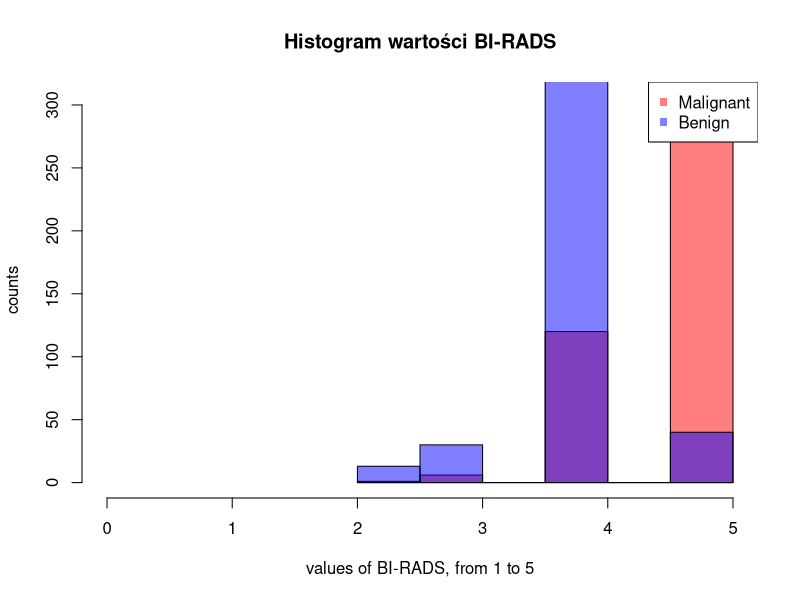
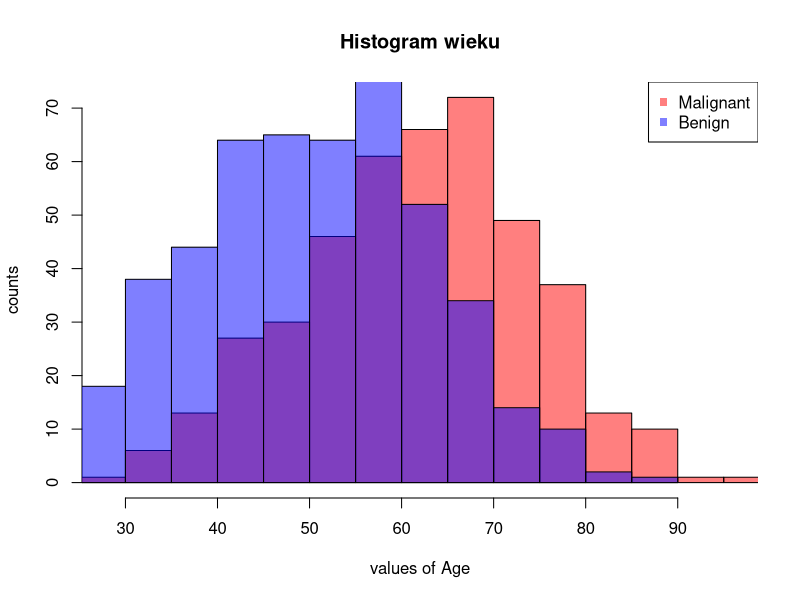
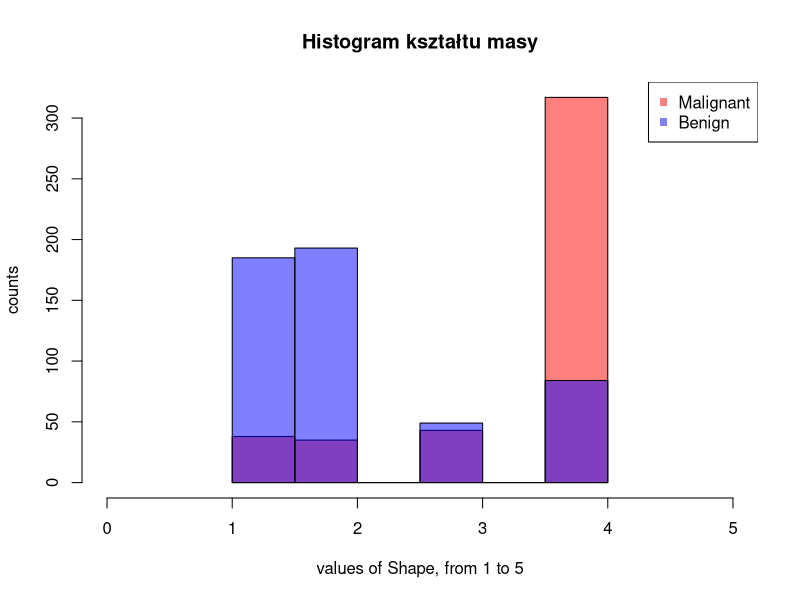
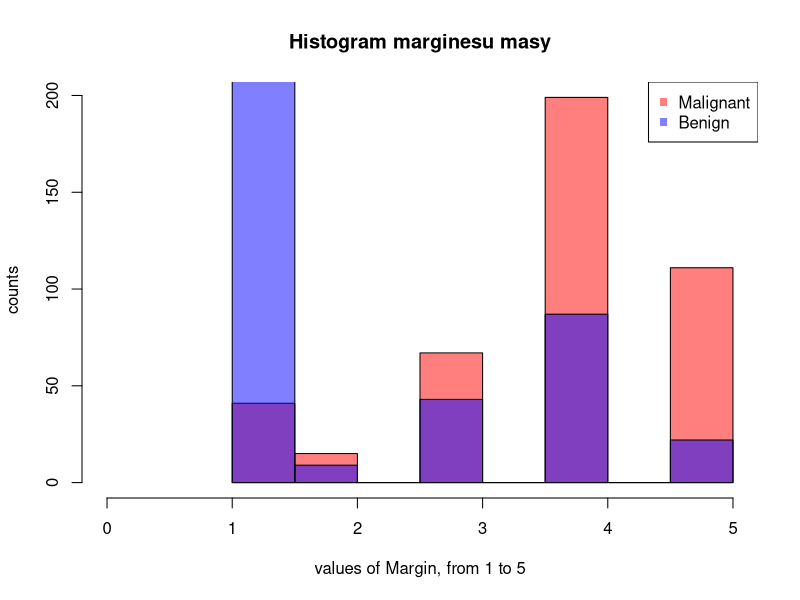
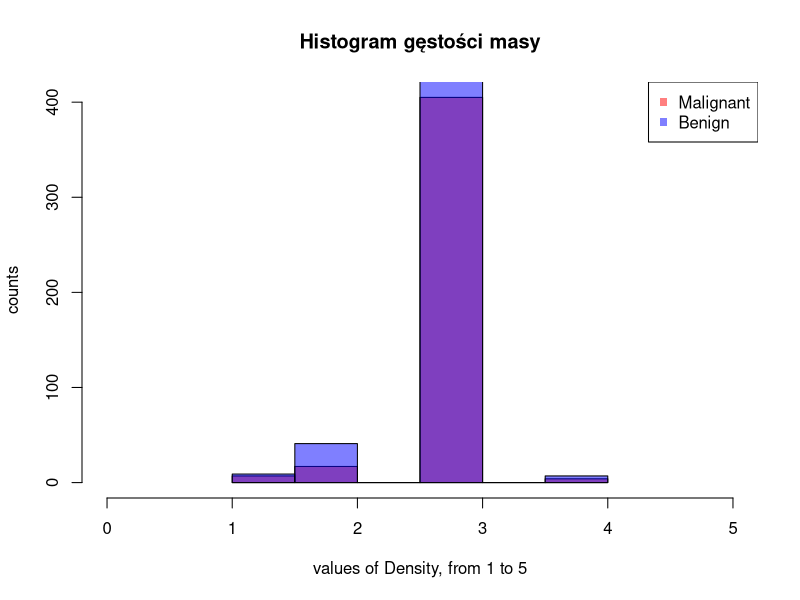
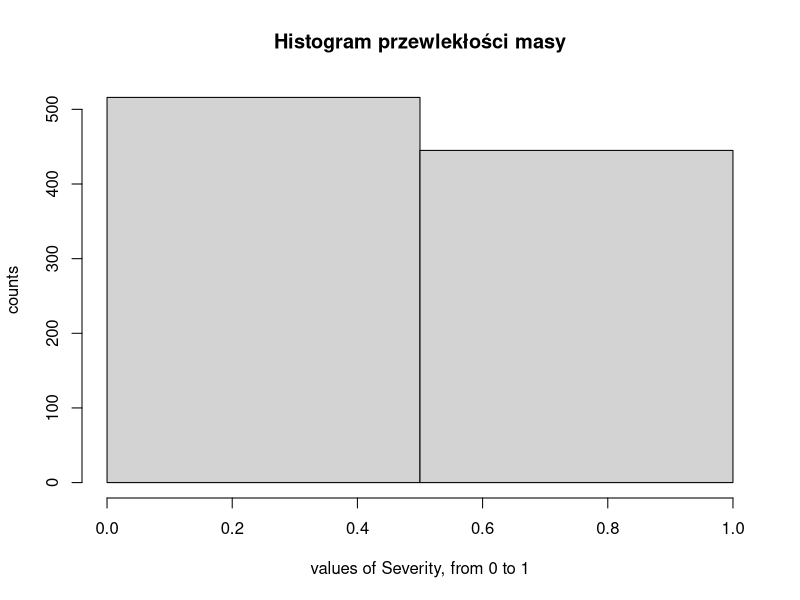

Reproduce these figures in R, in order.
## ---- chunk 1
# Preparation of the environment
cat("\014")
rm(list = ls())
library(dplyr)
library(ggplot2)

## ---- chunk 2
# Loading the data

dataset <- read.csv("dataset.txt", 
                        header = TRUE, 
                        sep = ",",
                        stringsAsFactors = FALSE)


dataset$BI.RADS <- as.numeric(dataset$BI.RADS)
dataset$Age <- as.numeric(dataset$Age)
dataset$Shape <- as.numeric(dataset$Shape)
dataset$Margin <- as.numeric(dataset$Margin)
dataset$Density <- as.numeric(dataset$Density)

Malignant <- dataset[dataset$Severity == 1,]
Benign <- dataset[dataset$Severity == 0,]

for (i in 1:5){
  Malignant[is.na(Malignant[,i]),i]<-median(Malignant[,i], na.rm = T)
  Benign[is.na(Benign[,i]),i] <- median(Benign[,i], na.rm = T)
}
# Malignant$BI.RADS[is.na(Malignant$BI.RADS)] <- median(Malignant$BI.RADS, na.rm = T)
# Malignant$Age[is.na(Malignant$Age)] <- median(Malignant$Age, na.rm = T)
# Malignant$Shape[is.na(Malignant$Shape)] <- median(Malignant$Shape, na.rm = T)
# Malignant$Margin[is.na(Malignant$Margin)] <- median(Malignant$Margin, na.rm = T)
# Malignant$Density[is.na(Malignant$Density)] <- median(Malignant$Density, na.rm = T)
# 
# Benign$BI.RADS[is.na(Benign$BI.RADS)] <- median(Benign$BI.RADS, na.rm = T)
# Benign$Age[is.na(Benign$Age)] <- median(Benign$Age, na.rm = T)
# Benign$Shape[is.na(Benign$Shape)] <- median(Benign$Shape, na.rm = T)
# Benign$Margin[is.na(Benign$Margin)] <- median(Benign$Margin, na.rm = T)
# Benign$Density[is.na(Benign$Density)] <- median(Benign$Density, na.rm = T)

Benign <- Benign[!(Benign$BI.RADS < 1 | Benign$BI.RADS > 5  | Benign$Shape < 1  | Benign$Shape > 4
                  | Benign$Margin < 1  | Benign$Margin > 5  | Benign$Density < 1  | Benign$Density > 4),]
Malignant <- Malignant[!(Malignant$BI.RADS < 1 | Malignant$BI.RADS > 5  | Malignant$Shape < 1  | Malignant$Shape > 4
                  | Malignant$Margin < 1  | Malignant$Margin > 5  | Malignant$Density < 1  | Malignant$Density > 4),]

numberOfMalignant <- nrow(Malignant)
numberOfBenign <- nrow(Benign)

traingingData <- dataset[1:round(nrow(dataset)/2),]
testingData <- dataset[(round(nrow(dataset)/2)+1):nrow(dataset),]
dataset <- dataset[order(dataset$Severity, decreasing = TRUE), ]

## ---- chunk 3
# Histograms

hist(Malignant$BI.RADS, xlim=c(0,5), col=rgb(1,0,0,0.5), xlab="values of BI-RADS, from 1 to 5", 
     ylab="counts", main="Histogram wartości BI-RADS" )

hist(Benign$BI.RADS, xlim=c(0,5), col=rgb(0,0,1,0.5), add=T)

legend("topright", legend=c("Malignant","Benign"), col=c(rgb(1,0,0,0.5), 
     rgb(0,0,1,0.5)), pt.cex=1, pch=15)

hist(Malignant$Age, xlim=c(min(Malignant$Age),max(Malignant$Age)), col=rgb(1,0,0,0.5), xlab="values of Age", 
     ylab="counts", main="Histogram wieku" )

hist(Benign$Age, xlim=c(min(Benign$Age),max(Benign$Age)), col=rgb(0,0,1,0.5), add=T)

legend("topright", legend=c("Malignant","Benign"), col=c(rgb(1,0,0,0.5), 
     rgb(0,0,1,0.5)), pt.cex=1, pch=15)

hist(Malignant$Shape, xlim=c(0,5), col=rgb(1,0,0,0.5), xlab="values of Shape, from 1 to 5", 
     ylab="counts", main="Histogram kształtu masy" )

hist(Benign$Shape, xlim=c(0,5), col=rgb(0,0,1,0.5), add=T)

legend("topright", legend=c("Malignant","Benign"), col=c(rgb(1,0,0,0.5), 
     rgb(0,0,1,0.5)), pt.cex=1, pch=15)

hist(Malignant$Margin, xlim=c(0,5), col=rgb(1,0,0,0.5), xlab="values of Margin, from 1 to 5", 
     ylab="counts", main="Histogram marginesu masy" )

hist(Benign$Margin, xlim=c(0,5), col=rgb(0,0,1,0.5), add=T)

legend("topright", legend=c("Malignant","Benign"), col=c(rgb(1,0,0,0.5), 
     rgb(0,0,1,0.5)), pt.cex=1, pch=15)

hist(Malignant$Density, xlim=c(0,5), col=rgb(1,0,0,0.5), xlab="values of Density, from 1 to 5", 
     ylab="counts", main="Histogram gęstości masy" )

hist(Benign$Density, xlim=c(0,5), col=rgb(0,0,1,0.5), add=T)

legend("topright", legend=c("Malignant","Benign"), col=c(rgb(1,0,0,0.5), 
     rgb(0,0,1,0.5)), pt.cex=1, pch=15)

hist(dataset$Severity, breaks = c(0,0.5,1), xlim=c(0,1), xlab="values of Severity, from 0 to 1", 
     ylab="counts", main="Histogram przewlekłości masy" )
